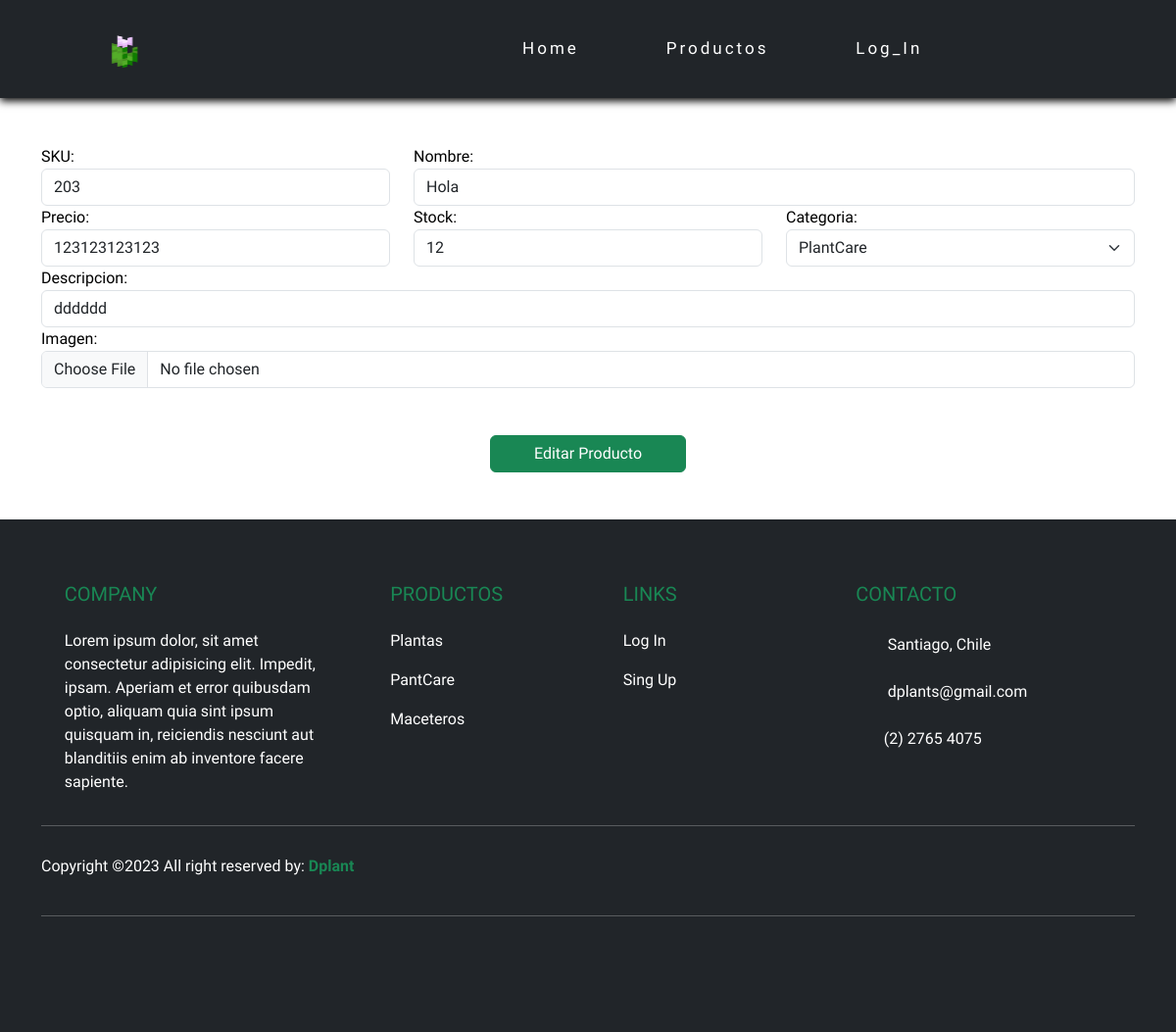
The page /editarProducto/203 on the database as committed earlier.
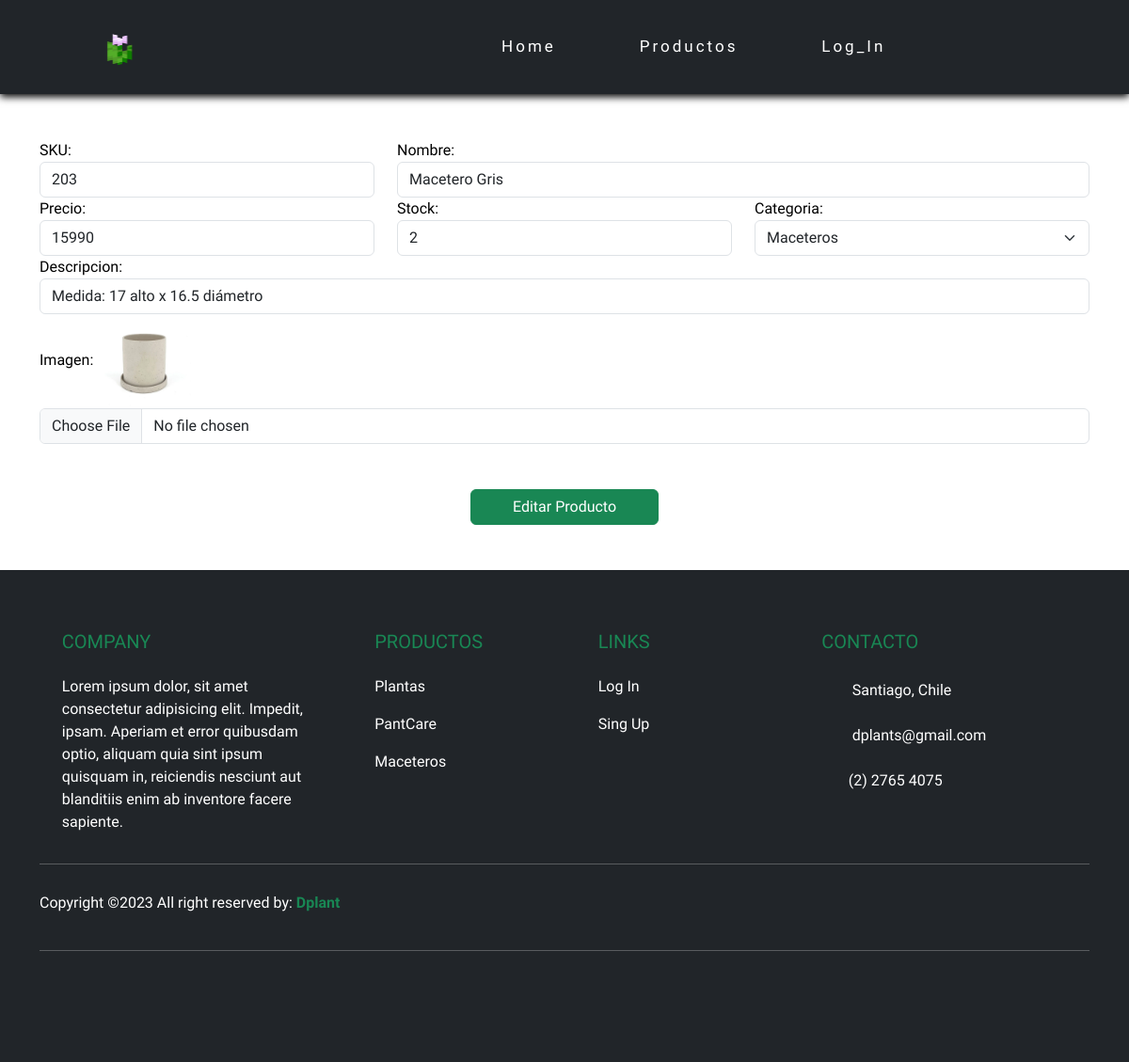
The same page on the database as committed later.
### apps/Tienda/models.py (models this page shows, shortened)
class Producto(models.Model):
    sku = models.CharField(primary_key=True,max_length=15)
    nombre = models.CharField(max_length=50)
    precio = models.IntegerField()
    stock = models.IntegerField()
    fecha = models.DateField(auto_now_add=True)
    descripcion = models.CharField(max_length=120)
    imagenUrl = models.ImageField(upload_to="imgProducto")
    categoriaId = models.ForeignKey(Categoria, on_delete=models.CASCADE)

class Categoria(models.Model):
    id_categoria = models.IntegerField(primary_key=True)
    nombre_categoria = models.CharField(max_length=22)

### apps/Tienda/views.py (the view)
# urls.py: path('editarProducto/<sku>',cargarEditarProducto),
def cargarEditarProducto(request,sku):
    productoEdit = Producto.objects.get(sku = sku)
    categoria = Categoria.objects.all()
    return render(request,"editProducto.html",{"prod":productoEdit, "cate":categoria })

### apps/Tienda/templates/editProducto.html (shortened to what this page needs)
{% extends './base.html' %}
{% load static %}
{% block body %}
    <div class="container mt-5">
        <form id="formularioAgregar" action="/editarProducto" method="POST" enctype="multipart/form-data">{% csrf_token %}
            <div class="row">
                <div class="col-md-4">
                    <label for="txtSku">SKU:</label>
                    <input readonly value="{{prod.sku}}" name="txtSku" id="txtSku" type="text" class="form-control">
                </div>
                <div class="col-md-8">
                    <label for="txtnombre">Nombre:</label>
                    <input value="{{prod.nombre}}" name="txtnombre" id="txtnombre" type="text" class="form-control">
                </div>
                <div class="col-md-4">
                    <label for="txtprecio">Precio:</label>
                    <input value="{{prod.precio}}" name="txtprecio" id="txtprecio" type="text" class="form-control">
                </div>
                <div class="col-md-4">
                    <label for="txtStock">Stock:</label>
                    <input value="{{prod.stock}}" name="txtStock" id="txtStock" type="text" class="form-control">
                </div>
                <div class="col-md-4">
                    <label for="cmbCategoria">Categoria:</label>
                    <select  id="cmbCategoria" name="cmbCategoria" class="form-select" aria-label="Default select example">
                        {% for c in cate %}
                        <option  value="{{c.id_categoria}}" {% if c.id_categoria == prod.categoriaId.id_categoria %} selected {% endif %}>
                            {{c.nombre_categoria}}
                        </option>
                        {% endfor %}
                    </select>
                </div>
                <div class="col-md-12">
                    <label for="txtDescripcion">Descripcion:</label>
                    <input value="{{prod.descripcion}}" name="txtDescripcion" id="txtDescripcion" type="text" class="form-control">
                </div>
                <div class="col-md-12">
                    <label for="txtImagen">Imagen:</label>
                    <img src="{{prod.imagenUrl.url}}" height="100" alt="">
                    <input name="txtImagen" id="txtImagen" type="file" class="form-control">
                </div>
            </div>
            <div class="row d-flex justify-content-around">
                <button class="btn btn-success mt-5 mb-5" type="submit" style="width: 200px;">Editar Producto</button>
            </div>
        </form>
    </div>
{% endblock %}

Rows that differ between the two databases and show on the page:
changed Producto id 203: txtnombre "Hola" → "Macetero Gris"; txtprecio "123123123123" → "15990"; txtStock "12" → "2"; cmbCategoria "PlantCare" → "Maceteros"; txtDescripcion "dddddd" → "Medida: 17 alto x 16.5 diámetro"; imagenUrl: picture added
